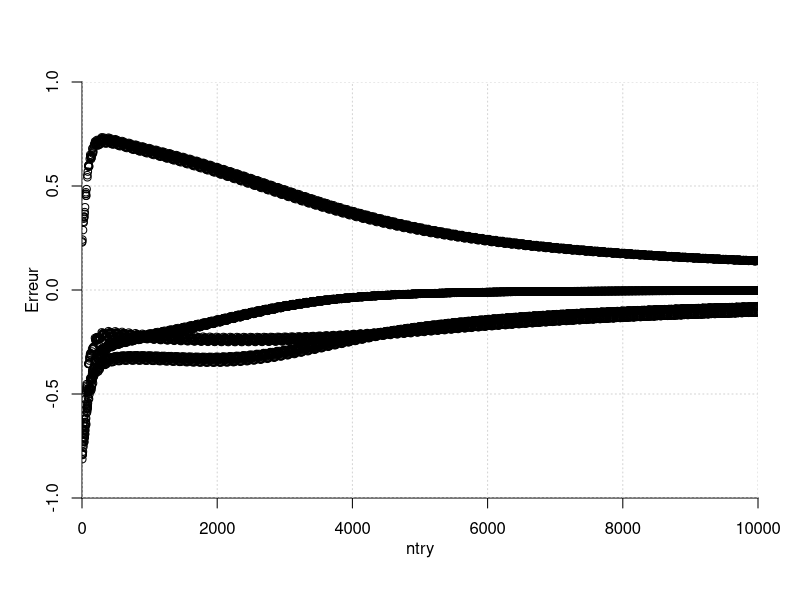
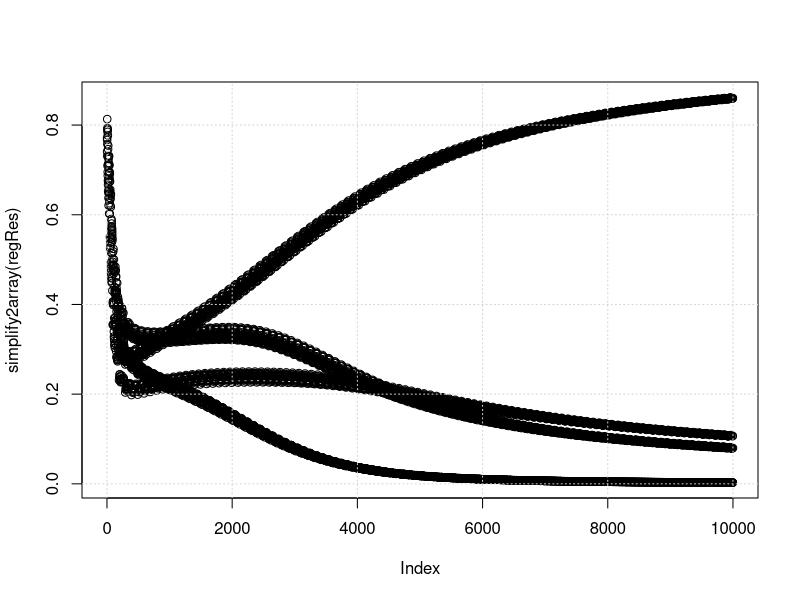
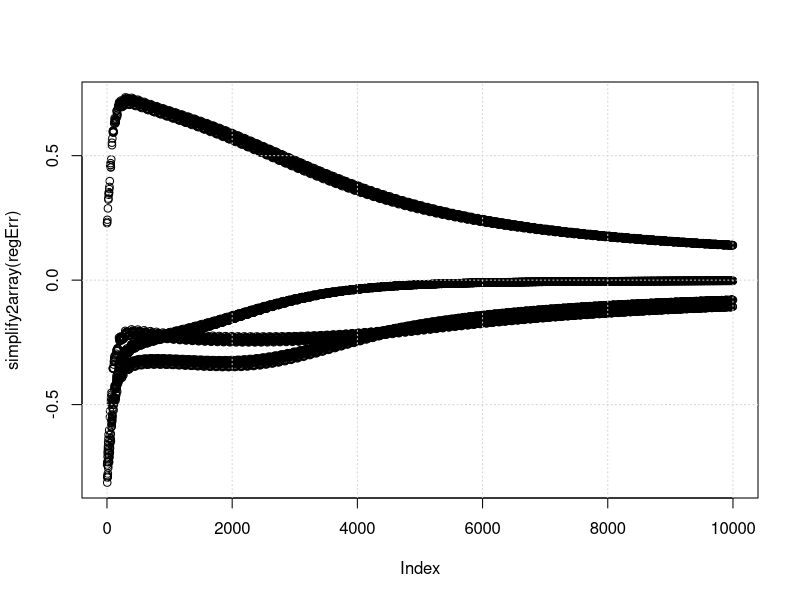
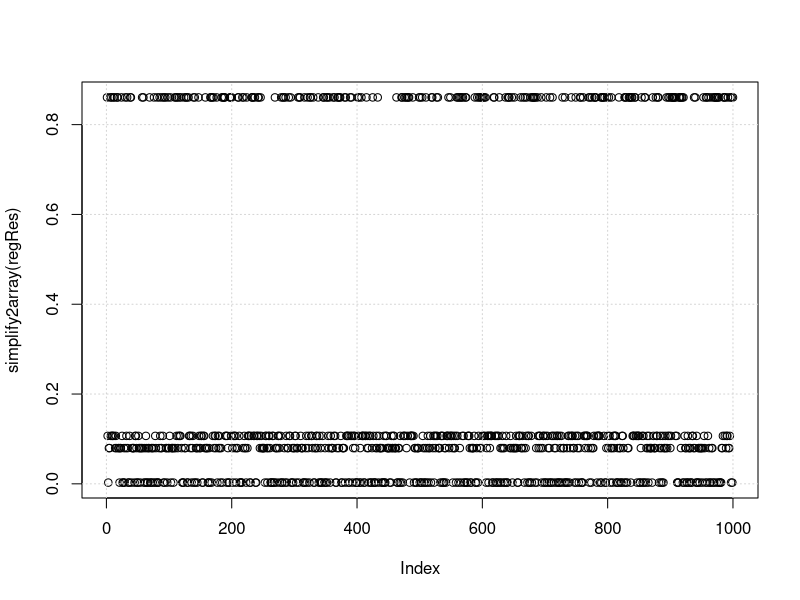
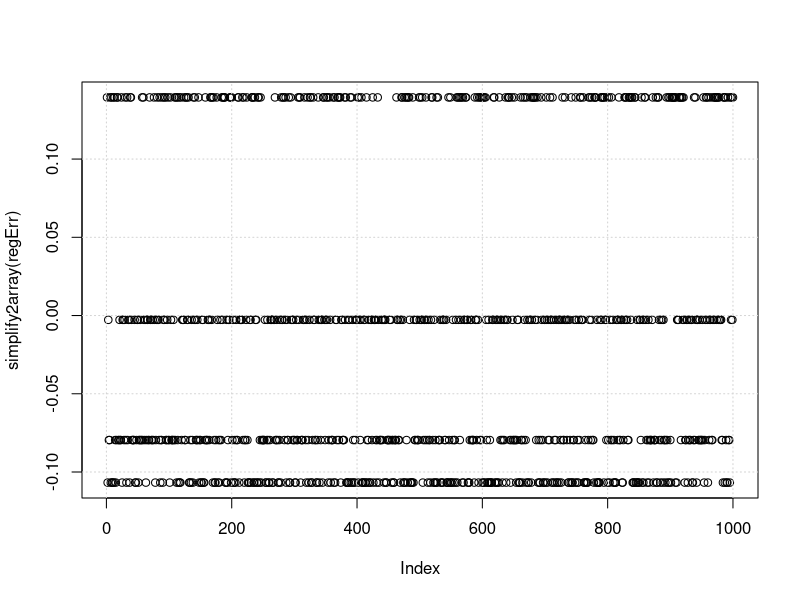
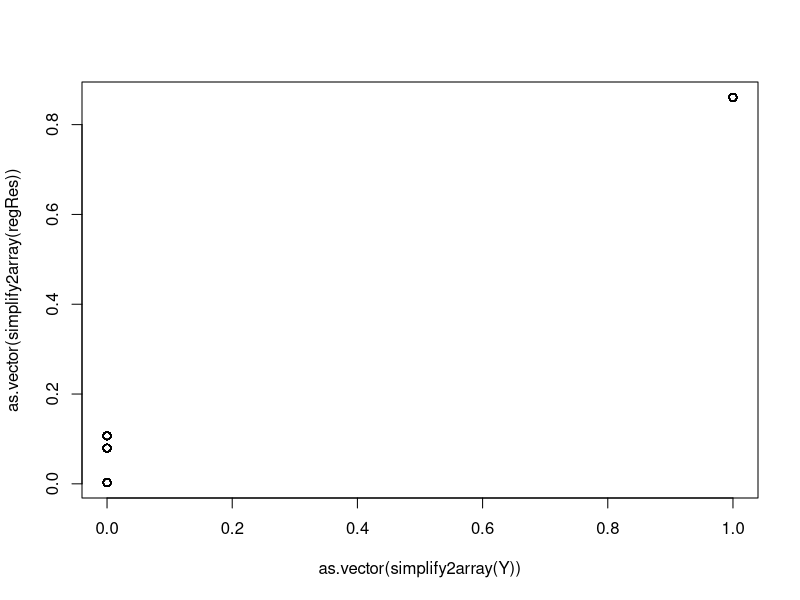

Source code (R) for these figures, in order:



H <- .1		# learning rate (entre 0 et 1)
rorre <- .1		# erreur seuil pour stopper l'apprentissage
act <- function(a){return(1/(1+exp(-a)))}
dact <- function(a){return(act(a)*(1-act(a)))}

# Astuce pour récupérer tous les éléments nommés pareil
# sapply(RB, with, c(id,type,connectedfrom,fire,weight))

# RB <- list()
# Couches <- c(2,4,1)
# for(i in 1:length(Couches)){
	
	# nci <- Couches[i]
	# if(i==1){
		# for(j in 1:nci){
			
			# RB <- c(RB,list(
				# id=j,
				# type="I",
				# connectedfrom=c(),
				# weight=c()
				# )
			# )
			
		# }
	# }else{
		# if(i==length(Couches)){
			
			# for(j in 1:nci){
				# RB <- c(RB,
					# list(
						# id=Couches[1]+sum(Couches[2:I(i-1)])*2+j*2-1,
						# type="C",
						# connectedfrom=c(),
						# weight=c()
					# )
				# RB <- c(RB,
					# list(
						# id=Couches[1]+sum(Couches[2:I(i-1)])*2+j*2,
						# type="O",
						# connectedfrom=c(I(Couches[1]+sum(Couches[2:I(i-1)])*2+j*2-1),I(Couches[1]+sum(Couches[2:I(i-1)])*2-c(c(1:Couches[i-1])*2-1))),
						# weight=c(rnorm(I(Couches[i-1]+1)))
					# )
				# )
				
			# }
			
		# }else{
		# if(i==2){
			
			# for(j in 1:nci){
				# RB <- c(RB,
					# list(
						# id=Couches[1]+sum(Couches[2:I(i-1)])*2+j*2-1,
						# type="C",
						# connectedfrom=c(),
						# weight=c()
					# )
				# RB <- c(RB,
					# list(
						# id=Couches[1]+sum(Couches[2:I(i-1)])*2+j*2,
						# type="O",
						# connectedfrom=c(I(Couches[1]+sum(Couches[2:I(i-1)])*2+j*2-1),I(Couches[1]+sum(Couches[2:I(i-1)])*2-c(c(1:Couches[i-1])*2-1))),
						# weight=c(rnorm(I(Couches[i-1]+1)))
					# )
				# )
				
			# }
			
		# }else{
			
			# for(j in 1:nci){
				# RB <- c(RB,
					# list(
						# id=Couches[1]+sum(Couches[2:i])*2-c(c(nci:1)[j]*2-1),
						# type="C",
						# connectedfrom=c(),
						# weight=c()
					# )
				# RB <- c(RB,
					# list(
						# id=Couches[1]+sum(Couches[2:i])*2-c(c(nci:1)[j]*2-2),
						# type="H",
						# connectedfrom=c(I(Couches[1]+sum(Couches[2:i])*2-c(c(nci:1)[j]*2-1)),I(Couches[1]+sum(Couches[2:I(i-1)])*2-c(c(1:Couches[i-1])*2-1))),
						# weight=c(rnorm(I(Couches[i-1]+1)))
					# )
				# )
				
			# }
			
		# }
	# }
	
# }



RB <- list(
	
	list(
		id=1,
		type="I",	# "I" input ; "O" output ; "C" constant ; "H" hidden
		connectedfrom=c(),	# identifiants des neurones afférants
		fire=0,	# 0 ou 1 ; vers les neurones dont l'attribut "connectedfrom" contient l'"id" de celui-ci
		weight=c()	# coefficient multiplicateur du "fire" reçu des neurones dont l'"id" est contenu dans l'attribut "connectedfrom" de celui-ci		
	),
	
	list(
		id=2,
		type="I",	# "I" input ; "O" output ; "C" constant ; "H" hidden
		connectedfrom=c(),	# identifiants des neurones afférants
		fire=0,	# 0 ou 1
		weight=c()	# coefficient multiplicateur du "fire" reçu des neurones dont l'"id" est contenu dans l'attribut "connectedfrom" de celui-ci		
	),
	
	list(
		id=3,
		type="C",	# "I" input ; "O" output ; "C" constant ; "H" hidden
		connectedfrom=c(),	# identifiants des neurones afférants
		fire=1,	# 0 ou 1 ; vers les neurones dont l'attribut "connectedfrom" contient l'"id" de celui-ci
		weight=c()	# coefficient multiplicateur du "fire" reçu des neurones dont l'"id" est contenu dans l'attribut "connectedfrom" de celui-ci		
	),
	
	list(
		id=4,
		type="H",	# "I" input ; "O" output ; "C" constant ; "H" hidden
		connectedfrom=c(3,1,2),	# identifiants des neurones afférants
		fire=0,	# 0 ou 1 ; vers les neurones dont l'attribut "connectedfrom" contient l'"id" de celui-ci
		weight=rnorm(3)#c(0,0,0)	# coefficient multiplicateur du "fire" reçu des neurones dont l'"id" est contenu dans l'attribut "connectedfrom" de celui-ci		
	),
	
	list(
		id=5,
		type="C",	# "I" input ; "O" output ; "C" constant ; "H" hidden
		connectedfrom=c(),	# identifiants des neurones afférants
		fire=1,	# 0 ou 1 ; vers les neurones dont l'attribut "connectedfrom" contient l'"id" de celui-ci
		weight=c()	# coefficient multiplicateur du "fire" reçu des neurones dont l'"id" est contenu dans l'attribut "connectedfrom" de celui-ci		
	),
	
	list(
		id=6,
		type="H",	# "I" input ; "O" output ; "C" constant ; "H" hidden
		connectedfrom=c(5,1,2),	# identifiants des neurones afférants
		fire=0,	# 0 ou 1 ; vers les neurones dont l'attribut "connectedfrom" contient l'"id" de celui-ci
		weight=rnorm(3)#c(0,0,0)	# coefficient multiplicateur du "fire" reçu des neurones dont l'"id" est contenu dans l'attribut "connectedfrom" de celui-ci		
	),
	
	list(
		id=7,
		type="C",	# "I" input ; "O" output ; "C" constant ; "H" hidden
		connectedfrom=c(),	# identifiants des neurones afférants
		fire=1,	# 0 ou 1 ; vers les neurones dont l'attribut "connectedfrom" contient l'"id" de celui-ci
		weight=c()	# coefficient multiplicateur du "fire" reçu des neurones dont l'"id" est contenu dans l'attribut "connectedfrom" de celui-ci
	),
	
	list(
		id=8,
		type="H",	# "I" input ; "O" output ; "C" constant ; "H" hidden
		connectedfrom=c(7,1,2),	# identifiants des neurones afférants
		fire=0,	# 0 ou 1 ; vers les neurones dont l'attribut "connectedfrom" contient l'"id" de celui-ci
		weight=rnorm(3)#c(0,0,0,0)	# coefficient multiplicateur du "fire" reçu des neurones dont l'"id" est contenu dans l'attribut "connectedfrom" de celui-ci	
	),
		list(
		id=9,
		type="C",	# "I" input ; "O" output ; "C" constant ; "H" hidden
		connectedfrom=c(),	# identifiants des neurones afférants
		fire=1,	# 0 ou 1 ; vers les neurones dont l'attribut "connectedfrom" contient l'"id" de celui-ci
		weight=c()	# coefficient multiplicateur du "fire" reçu des neurones dont l'"id" est contenu dans l'attribut "connectedfrom" de celui-ci
	),
	
	list(
		id=10,
		type="O",	# "I" input ; "O" output ; "C" constant ; "H" hidden
		connectedfrom=c(9,4,6,8),	# identifiants des neurones afférants
		fire=0,	# 0 ou 1 ; vers les neurones dont l'attribut "connectedfrom" contient l'"id" de celui-ci
		weight=rnorm(4)#c(0,0,0,0)	# coefficient multiplicateur du "fire" reçu des neurones dont l'"id" est contenu dans l'attribut "connectedfrom" de celui-ci	
	)
	
)



### Entrainement (ajustement des "weight")


X1 <- sample(c(0,1),100,replace=TRUE)
X2 <- sample(c(0,1),100,replace=TRUE)
X <- rbind(X1,X2)

# Y1 <- as.numeric(xor(X1,X2))
Y1 <- as.numeric((X1&X2))

Y <- rbind(Y1)


windows()
plot.new()
par(usr=c(x0=0,x1=10000, y0=-1,y1=1))
axis(1)
axis(2)
grid()
mtext("ntry",side=1,line=2)
mtext("Erreur",side=2,line=2)


regRes <- list()	# Sorties / Outputs à chaque essai
regErr <- list()	# Erreur Attendu - Output à chaque essai

npassmax <- 100	# nombre de passage maximum sur le jeu de données d'entrainement

ntry <- 0
for(pass in 1:npassmax){	
npass <- pass

for(n in 1:length(Y[1,])){
	ntry <- ntry+1
	print(ntry)
	
	Input <- which(sapply(RB, with, c(type))=="I")
	for(i in 1:length(Input)){
		
		RB[[Input[i]]]["fire"] <- X[i,n]
		
	}
	
	NotInput <- which(sapply(RB, with, c(type))!="I")
	for(i in 1:length(NotInput)){
		
		from <- RB[[NotInput[i]]][["connectedfrom"]]
		if(!is.null(from)){
			input <- c()
			for(k in 1:length(from)){
				input <- c(input,RB[[from[k]]][["fire"]])
			}
			weight <- RB[[NotInput[i]]][["weight"]]
			RB[[NotInput[i]]][["fire"]] <- act(sum(input*weight))#as.numeric(sum(input*weight)>=1)
			# print(RB[[NotInput[i]]][["fire"]])
		}
	}
	
	# calcul des erreurs
	Output <- which(sapply(RB, with, c(type))=="O")
	
	Error <- rep(0,length(RB))
	
	for(i in length(RB):1){
		
		type <- RB[[i]][["type"]]
		
		if(type=="O"){
			
			Error[i] <- RB[[i]][["fire"]]*(1-RB[[i]][["fire"]])*I(Y[which(Output==i),n]-RB[[i]][["fire"]])
			
		}
		if(type=="H"){
			
			for(j in 1:length(RB)){
			
				tmp <- sapply(RB, with, c(connectedfrom))[[j]]
				
				if(i %in% tmp){	# si i est afférent à j
				
					ii <- which(tmp==i)
					
					Error[i] <- Error[i] + Error[j]*sapply(RB, with, c(weight))[[j]][ii]
					
				}
				
			}
			Error[i] <- RB[[i]][["fire"]]*(1-RB[[i]][["fire"]])*Error[i]
		}
	}

	# mise à jour des poids (weightnew = weight*error
	for(i in 1:length(NotInput)){
		
		from <- RB[[NotInput[i]]][["connectedfrom"]]
		if(!is.null(from)){
			
			weight <- RB[[NotInput[i]]][["weight"]]
			
			input <- c()
			for(k in 1:length(from)){
				input <- c(input,RB[[from[k]]][["fire"]])
			}
			
			RB[[NotInput[i]]][["weight"]] <- weight+H*Error[NotInput[i]]*input		# mise à jour des poids
			
		}
	}
	
	Result <- c()
	for(i in 1:length(Output)){
		Result <- c(Result,RB[[Output[i]]][["fire"]])
	}
	Err <- c()
	for(i in 1:length(Output)){
		Err <- c(Err, I(Y[i,n]-RB[[Output[i]]][["fire"]]))
	}
	
	points(Err~rep(ntry,length(Err)),col=1:length(Err))
	# points(Result~rep(ntry,length(Err)),col=1:length(Err))
	
	# print(X[,n])
	# print(cbind(Y[,n],Result))
	regRes <- c(regRes,Result)
	regErr <- c(regErr,Err)
	
	# END <- FALSE			# problème, parfois, avec une seule sortie , l'erreur peut être infime par hasard... dès le début....
	# if(all(abs(Err)<rorre)){
		# END <- TRUE
		# break()
	# }
	
	
}
# if(END){
	# print(paste("Erreur <",rorre,"apres",npass,"passages et",ntry,"essais"))
	# break()
# }
}

windows()
for(i in 1:length(regRes[[1]])){
	# plot(regRes[i,]~Y1[i,])
	test <- is.array(simplify2array(regRes))
	if(test){
		plot(simplify2array(regRes)[i,])
	}else{
		plot(simplify2array(regRes))
	}
	grid()

}

windows()
for(i in 1:length(regErr[[1]])){
	# plot(regErr[i,]~Y1[i,])
	test <- is.array(simplify2array(regErr))
	if(test){
		plot(simplify2array(regErr)[i,])
	}else{
		plot(simplify2array(regErr))
	}
	grid()

}
# rbind(X,Y,regErr)





# test/verification


X1 <- sample(c(0,1),1000,replace=TRUE)
X2 <- sample(c(0,1),1000,replace=TRUE)
X <- rbind(X1,X2)
# Y1 <- as.numeric(xor(X1,X2))
Y1 <- as.numeric((X1&X2))

Y <- rbind(Y1)


regRes <- list()
regErr <- list()

for(n in 1:length(Y[1,])){
	
	print(n)
	
	Input <- which(sapply(RB, with, c(type))=="I")
	for(i in 1:length(Input)){
		
		RB[[Input[i]]]["fire"] <- X[i,n]
		
	}
	
	NotInput <- which(sapply(RB, with, c(type))!="I")
	for(i in 1:length(NotInput)){
		
		from <- RB[[NotInput[i]]][["connectedfrom"]]
		if(!is.null(from)){
			input <- c()
			for(k in 1:length(from)){
				input <- c(input,RB[[from[k]]][["fire"]])
			}
			weight <- RB[[NotInput[i]]][["weight"]]
			RB[[NotInput[i]]][["fire"]] <- act(sum(input*weight))#as.numeric(act(sum(input*weight))>=H)##as.numeric(sum(input*weight)>=1)
			# print(RB[[NotInput[i]]][["fire"]])
		}
	}
	Result <- c()
	for(i in 1:length(Output)){
		Result <- c(Result,RB[[Output[i]]][["fire"]])
	}
	Err <- c()
	for(i in 1:length(Output)){
		Err <- c(Err, I(Y[i,n]-RB[[Output[i]]][["fire"]]))
	}
	
	# print(X[,n])
	# print(cbind(Y[,n],Result))
	regRes <- c(regRes,Result)
	regErr <- c(regErr,Err)
}


# Résultats du modèle
windows()
for(i in 1:length(regRes[[1]])){
	# plot(regRes[i,]~Y1[i,])
	test <- is.array(simplify2array(regRes))
	if(test){
		plot(simplify2array(regRes)[i,])
	}else{
		plot(simplify2array(regRes))
	}
	grid()

}

# erreur résiduelle du modèle
windows()
for(i in 1:length(regErr[[1]])){
	# plot(regErr[i,]~Y1[i,])
	test <- is.array(simplify2array(regErr))
	if(test){
		plot(simplify2array(regErr)[i,])
	}else{
		plot(simplify2array(regErr))
	}
	grid()

}

# Résultats vs attendus
plot(as.vector(simplify2array(regRes))~as.vector(simplify2array(Y)))

# rbind(simplify2array(X),simplify2array(Y),simplify2array(regRes),simplify2array(regErr))

